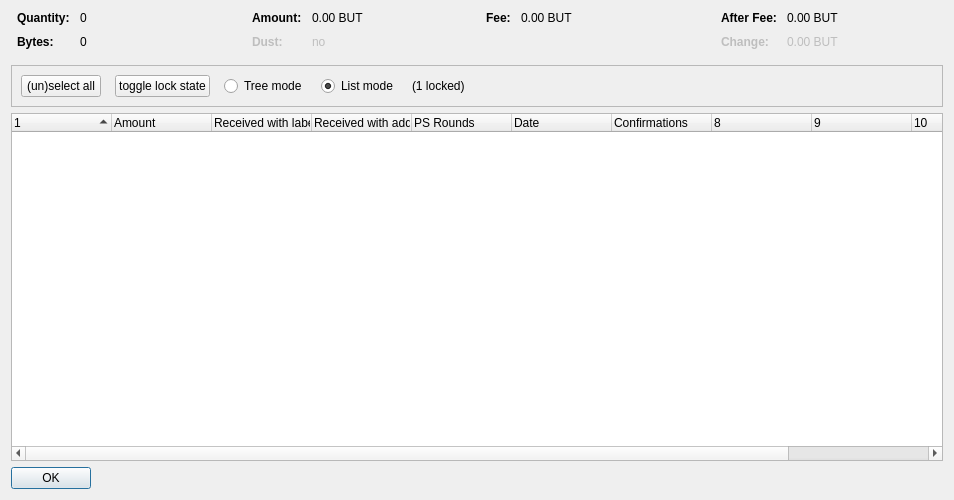
<?xml version="1.0" encoding="UTF-8"?>
<ui version="4.0">
 <class>CoinControlDialog</class>
 <widget class="QDialog" name="CoinControlDialog">
  <property name="geometry">
   <rect>
    <x>0</x>
    <y>0</y>
    <width>954</width>
    <height>500</height>
   </rect>
  </property>
  <property name="windowTitle">
   <string>Coin Selection</string>
  </property>
  <layout class="QVBoxLayout" name="verticalLayout">
   <item>
    <layout class="QHBoxLayout" name="horizontalLayoutTop" stretch="0,0,0,0">
     <property name="topMargin">
      <number>0</number>
     </property>
     <property name="bottomMargin">
      <number>10</number>
     </property>
     <item>
      <layout class="QFormLayout" name="formLayoutCoinControl1">
       <property name="horizontalSpacing">
        <number>10</number>
       </property>
       <property name="verticalSpacing">
        <number>10</number>
       </property>
       <property name="leftMargin">
        <number>6</number>
       </property>
       <property name="rightMargin">
        <number>6</number>
       </property>
       <item row="0" column="0">
        <widget class="QLabel" name="labelCoinControlQuantityText">
         <property name="font">
          <font>
           <weight>75</weight>
           <bold>true</bold>
          </font>
         </property>
         <property name="text">
          <string>Quantity:</string>
         </property>
        </widget>
       </item>
       <item row="0" column="1">
        <widget class="QLabel" name="labelCoinControlQuantity">
         <property name="cursor">
          <cursorShape>IBeamCursor</cursorShape>
         </property>
         <property name="contextMenuPolicy">
          <enum>Qt::ActionsContextMenu</enum>
         </property>
         <property name="text">
          <string notr="true">0</string>
         </property>
         <property name="textInteractionFlags">
          <set>Qt::LinksAccessibleByMouse|Qt::TextSelectableByKeyboard|Qt::TextSelectableByMouse</set>
         </property>
        </widget>
       </item>
       <item row="1" column="0">
        <widget class="QLabel" name="labelCoinControlBytesText">
         <property name="font">
          <font>
           <weight>75</weight>
           <bold>true</bold>
          </font>
         </property>
         <property name="text">
          <string>Bytes:</string>
         </property>
        </widget>
       </item>
       <item row="1" column="1">
        <widget class="QLabel" name="labelCoinControlBytes">
         <property name="cursor">
          <cursorShape>IBeamCursor</cursorShape>
         </property>
         <property name="contextMenuPolicy">
          <enum>Qt::ActionsContextMenu</enum>
         </property>
         <property name="text">
          <string notr="true">0</string>
         </property>
         <property name="textInteractionFlags">
          <set>Qt::LinksAccessibleByMouse|Qt::TextSelectableByKeyboard|Qt::TextSelectableByMouse</set>
         </property>
        </widget>
       </item>
      </layout>
     </item>
     <item>
      <layout class="QFormLayout" name="formLayoutCoinControl2">
       <property name="horizontalSpacing">
        <number>10</number>
       </property>
       <property name="verticalSpacing">
        <number>10</number>
       </property>
       <property name="leftMargin">
        <number>6</number>
       </property>
       <property name="rightMargin">
        <number>6</number>
       </property>
       <item row="0" column="0">
        <widget class="QLabel" name="labelCoinControlAmountText">
         <property name="font">
          <font>
           <weight>75</weight>
           <bold>true</bold>
          </font>
         </property>
         <property name="text">
          <string>Amount:</string>
         </property>
        </widget>
       </item>
       <item row="0" column="1">
        <widget class="QLabel" name="labelCoinControlAmount">
         <property name="cursor">
          <cursorShape>IBeamCursor</cursorShape>
         </property>
         <property name="contextMenuPolicy">
          <enum>Qt::ActionsContextMenu</enum>
         </property>
         <property name="text">
          <string notr="true">0.00 BUT</string>
         </property>
         <property name="textInteractionFlags">
          <set>Qt::LinksAccessibleByMouse|Qt::TextSelectableByKeyboard|Qt::TextSelectableByMouse</set>
         </property>
        </widget>
       </item>
       <item row="1" column="0">
        <widget class="QLabel" name="labelCoinControlLowOutputText">
         <property name="enabled">
          <bool>false</bool>
         </property>
         <property name="font">
          <font>
           <weight>75</weight>
           <bold>true</bold>
          </font>
         </property>
         <property name="text">
          <string>Dust:</string>
         </property>
        </widget>
       </item>
       <item row="1" column="1">
        <widget class="QLabel" name="labelCoinControlLowOutput">
         <property name="enabled">
          <bool>false</bool>
         </property>
         <property name="cursor">
          <cursorShape>IBeamCursor</cursorShape>
         </property>
         <property name="contextMenuPolicy">
          <enum>Qt::ActionsContextMenu</enum>
         </property>
         <property name="text">
          <string notr="true">no</string>
         </property>
         <property name="textInteractionFlags">
          <set>Qt::LinksAccessibleByMouse|Qt::TextSelectableByKeyboard|Qt::TextSelectableByMouse</set>
         </property>
        </widget>
       </item>
      </layout>
     </item>
     <item>
      <layout class="QFormLayout" name="formLayoutCoinControl3">
       <property name="horizontalSpacing">
        <number>10</number>
       </property>
       <property name="verticalSpacing">
        <number>10</number>
       </property>
       <property name="leftMargin">
        <number>6</number>
       </property>
       <property name="rightMargin">
        <number>6</number>
       </property>
       <item row="0" column="0">
        <widget class="QLabel" name="labelCoinControlFeeText">
         <property name="font">
          <font>
           <weight>75</weight>
           <bold>true</bold>
          </font>
         </property>
         <property name="text">
          <string>Fee:</string>
         </property>
        </widget>
       </item>
       <item row="0" column="1">
        <widget class="QLabel" name="labelCoinControlFee">
         <property name="cursor">
          <cursorShape>IBeamCursor</cursorShape>
         </property>
         <property name="contextMenuPolicy">
          <enum>Qt::ActionsContextMenu</enum>
         </property>
         <property name="text">
          <string notr="true">0.00 BUT</string>
         </property>
         <property name="textInteractionFlags">
          <set>Qt::LinksAccessibleByMouse|Qt::TextSelectableByKeyboard|Qt::TextSelectableByMouse</set>
         </property>
        </widget>
       </item>
      </layout>
     </item>
     <item>
      <layout class="QFormLayout" name="formLayoutCoinControl4">
       <property name="horizontalSpacing">
        <number>10</number>
       </property>
       <property name="verticalSpacing">
        <number>10</number>
       </property>
       <property name="leftMargin">
        <number>6</number>
       </property>
       <property name="rightMargin">
        <number>6</number>
       </property>
       <item row="0" column="0">
        <widget class="QLabel" name="labelCoinControlAfterFeeText">
         <property name="font">
          <font>
           <weight>75</weight>
           <bold>true</bold>
          </font>
         </property>
         <property name="text">
          <string>After Fee:</string>
         </property>
        </widget>
       </item>
       <item row="0" column="1">
        <widget class="QLabel" name="labelCoinControlAfterFee">
         <property name="cursor">
          <cursorShape>IBeamCursor</cursorShape>
         </property>
         <property name="contextMenuPolicy">
          <enum>Qt::ActionsContextMenu</enum>
         </property>
         <property name="text">
          <string notr="true">0.00 BUT</string>
         </property>
         <property name="textInteractionFlags">
          <set>Qt::LinksAccessibleByMouse|Qt::TextSelectableByKeyboard|Qt::TextSelectableByMouse</set>
         </property>
        </widget>
       </item>
       <item row="1" column="0">
        <widget class="QLabel" name="labelCoinControlChangeText">
         <property name="enabled">
          <bool>false</bool>
         </property>
         <property name="font">
          <font>
           <weight>75</weight>
           <bold>true</bold>
          </font>
         </property>
         <property name="text">
          <string>Change:</string>
         </property>
        </widget>
       </item>
       <item row="1" column="1">
        <widget class="QLabel" name="labelCoinControlChange">
         <property name="enabled">
          <bool>false</bool>
         </property>
         <property name="cursor">
          <cursorShape>IBeamCursor</cursorShape>
         </property>
         <property name="contextMenuPolicy">
          <enum>Qt::ActionsContextMenu</enum>
         </property>
         <property name="text">
          <string notr="true">0.00 BUT</string>
         </property>
         <property name="textInteractionFlags">
          <set>Qt::LinksAccessibleByMouse|Qt::TextSelectableByKeyboard|Qt::TextSelectableByMouse</set>
         </property>
        </widget>
       </item>
      </layout>
     </item>
    </layout>
   </item>
   <item>
    <widget class="QFrame" name="frame">
     <property name="minimumSize">
      <size>
       <width>0</width>
       <height>40</height>
      </size>
     </property>
     <property name="frameShape">
      <enum>QFrame::StyledPanel</enum>
     </property>
     <property name="frameShadow">
      <enum>QFrame::Sunken</enum>
     </property>
     <layout class="QHBoxLayout" name="horizontalLayout">
      <item>
       <layout class="QHBoxLayout" name="horizontalLayoutPanel" stretch="0,0,0,0,0,0">
        <property name="spacing">
         <number>14</number>
        </property>
        <item>
         <widget class="QPushButton" name="pushButtonSelectAll">
          <property name="sizePolicy">
           <sizepolicy hsizetype="Maximum" vsizetype="Fixed">
            <horstretch>0</horstretch>
            <verstretch>0</verstretch>
           </sizepolicy>
          </property>
          <property name="text">
           <string>(un)select all</string>
          </property>
          <property name="autoDefault">
           <bool>false</bool>
          </property>
         </widget>
        </item>
        <item>
         <widget class="QPushButton" name="pushButtonToggleLock">
          <property name="sizePolicy">
           <sizepolicy hsizetype="Maximum" vsizetype="Fixed">
            <horstretch>0</horstretch>
            <verstretch>0</verstretch>
           </sizepolicy>
          </property>
          <property name="text">
           <string>toggle lock state</string>
          </property>
          <property name="autoDefault">
           <bool>false</bool>
          </property>
         </widget>
        </item>
        <item>
         <widget class="QRadioButton" name="radioTreeMode">
          <property name="sizePolicy">
           <sizepolicy hsizetype="Maximum" vsizetype="Fixed">
            <horstretch>0</horstretch>
            <verstretch>0</verstretch>
           </sizepolicy>
          </property>
          <property name="text">
           <string>Tree mode</string>
          </property>
         </widget>
        </item>
        <item>
         <widget class="QRadioButton" name="radioListMode">
          <property name="sizePolicy">
           <sizepolicy hsizetype="Maximum" vsizetype="Fixed">
            <horstretch>0</horstretch>
            <verstretch>0</verstretch>
           </sizepolicy>
          </property>
          <property name="text">
           <string>List mode</string>
          </property>
          <property name="checked">
           <bool>true</bool>
          </property>
         </widget>
        </item>
        <item>
         <widget class="QLabel" name="labelLocked">
          <property name="text">
           <string>(1 locked)</string>
          </property>
         </widget>
        </item>
        <item>
         <spacer name="horizontalSpacer">
          <property name="orientation">
           <enum>Qt::Horizontal</enum>
          </property>
          <property name="sizeHint" stdset="0">
           <size>
            <width>40</width>
            <height>20</height>
           </size>
          </property>
         </spacer>
        </item>
       </layout>
      </item>
     </layout>
    </widget>
   </item>
   <item>
    <widget class="CoinControlTreeWidget" name="treeWidget">
     <property name="contextMenuPolicy">
      <enum>Qt::CustomContextMenu</enum>
     </property>
     <property name="sortingEnabled">
      <bool>false</bool>
     </property>
     <property name="columnCount">
      <number>11</number>
     </property>
     <attribute name="headerShowSortIndicator" stdset="0">
      <bool>true</bool>
     </attribute>
     <attribute name="headerStretchLastSection">
      <bool>false</bool>
     </attribute>
     <column>
      <property name="text">
       <string/>
      </property>
     </column>
     <column>
      <property name="text">
       <string>Amount</string>
      </property>
     </column>
     <column>
      <property name="text">
       <string>Received with label</string>
      </property>
     </column>
     <column>
      <property name="text">
       <string>Received with address</string>
      </property>
     </column>
     <column>
      <property name="text">
       <string>PS Rounds</string>
      </property>
     </column>
     <column>
      <property name="text">
       <string>Date</string>
      </property>
     </column>
     <column>
      <property name="text">
       <string>Confirmations</string>
      </property>
      <property name="toolTip">
       <string>Confirmed</string>
      </property>
     </column>
     <column>
      <property name="text">
       <string/>
      </property>
     </column>
     <column>
      <property name="text">
       <string/>
      </property>
     </column>
     <column>
      <property name="text">
       <string/>
      </property>
     </column>
     <column>
      <property name="text">
       <string/>
      </property>
     </column>
    </widget>
   </item>
   <item>
    <widget class="QDialogButtonBox" name="buttonBox">
     <property name="sizePolicy">
      <sizepolicy hsizetype="Maximum" vsizetype="Fixed">
       <horstretch>0</horstretch>
       <verstretch>0</verstretch>
      </sizepolicy>
     </property>
     <property name="orientation">
      <enum>Qt::Horizontal</enum>
     </property>
     <property name="standardButtons">
      <set>QDialogButtonBox::Ok</set>
     </property>
    </widget>
   </item>
  </layout>
 </widget>
 <customwidgets>
  <customwidget>
   <class>CoinControlTreeWidget</class>
   <extends>QTreeWidget</extends>
   <header>coincontroltreewidget.h</header>
  </customwidget>
 </customwidgets>
 <resources/>
 <connections/>
</ui>
